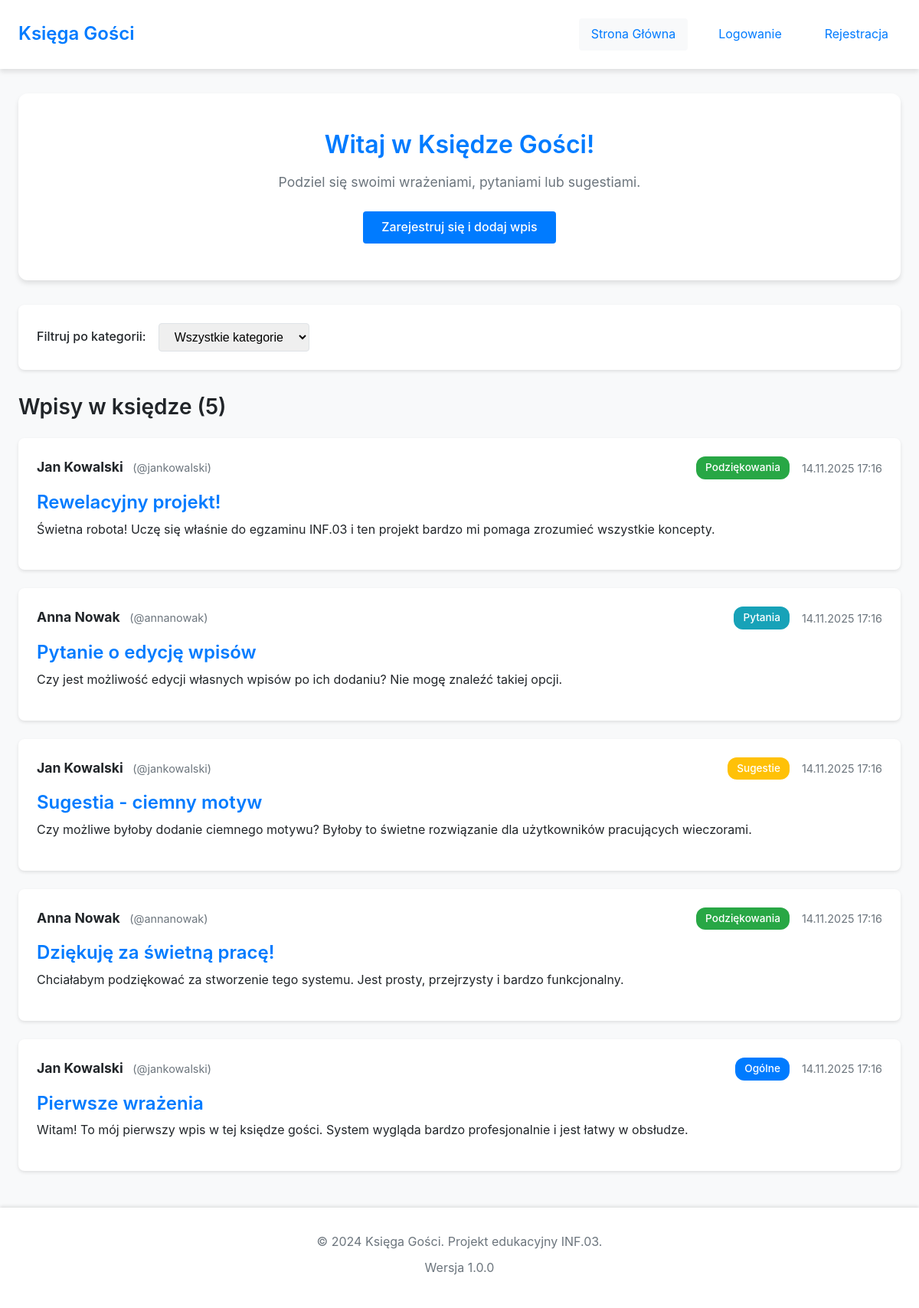
The page / on the database its author committed.
### tables this page shows
CREATE TABLE entries (
    id INT AUTO_INCREMENT PRIMARY KEY,
    user_id INT NOT NULL,
    category_id INT NULL,
    title VARCHAR(200) NOT NULL,
    content TEXT NOT NULL,
    created_at TIMESTAMP DEFAULT CURRENT_TIMESTAMP,
    updated_at TIMESTAMP NULL ON UPDATE CURRENT_TIMESTAMP,
    is_approved BOOLEAN DEFAULT TRUE,
    ip_address VARCHAR(45),
    FOREIGN KEY (user_id) REFERENCES users(id) ON DELETE CASCADE,
    FOREIGN KEY (category_id) REFERENCES categories(id) ON DELETE SET NULL,
    INDEX idx_user_id (user_id),
    INDEX idx_category_id (category_id),
    INDEX idx_created_at (created_at),
    INDEX idx_approved (is_approved)
);

CREATE TABLE users (
    id INT AUTO_INCREMENT PRIMARY KEY,
    username VARCHAR(50) NOT NULL UNIQUE,
    email VARCHAR(100) NOT NULL UNIQUE,
    password_hash VARCHAR(255) NOT NULL,
    full_name VARCHAR(100) NOT NULL,
    role ENUM('user', 'moderator', 'admin') DEFAULT 'user',
    created_at TIMESTAMP DEFAULT CURRENT_TIMESTAMP,
    last_login TIMESTAMP NULL,
    is_active BOOLEAN DEFAULT TRUE,
    INDEX idx_username (username),
    INDEX idx_email (email)
);

CREATE TABLE categories (
    id INT AUTO_INCREMENT PRIMARY KEY,
    name VARCHAR(50) NOT NULL UNIQUE,
    description TEXT,
    color VARCHAR(7) DEFAULT '#007bff',
    created_at TIMESTAMP DEFAULT CURRENT_TIMESTAMP,
    INDEX idx_name (name)
);

### php/functions.php (called while the page is built, shortened)
<?php
function escapeHTML($text) {
    return htmlspecialchars($text, ENT_QUOTES, 'UTF-8');
}
function isLoggedIn() {
    return isset($_SESSION['user_id']) && isset($_SESSION['username']);
}
function formatDate($date, $format = 'd.m.Y H:i') {
    return date($format, strtotime($date));
}

### index.php (the view, shortened to what this page needs)
<?php
require_once 'php/functions.php';
$db = getDB();
$page = isset($_GET['page']) ? (int)$_GET['page'] : 1;
$category_filter = isset($_GET['category']) ? (int)$_GET['category'] : 0;
$offset = ($page - 1) * ENTRIES_PER_PAGE;
$sql = "SELECT e.*, u.username, u.full_name, c.name AS category_name, c.color AS category_color
        FROM entries e
        INNER JOIN users u ON e.user_id = u.id
        LEFT JOIN categories c ON e.category_id = c.id
        WHERE e.is_approved = 1";
$sql .= " ORDER BY e.created_at DESC LIMIT :limit OFFSET :offset";
$stmt = $db->prepare($sql);
$stmt->bindValue(':limit', ENTRIES_PER_PAGE, PDO::PARAM_INT);
$stmt->bindValue(':offset', $offset, PDO::PARAM_INT);
$stmt->execute();
$entries = $stmt->fetchAll();
$count_sql = "SELECT COUNT(*) FROM entries WHERE is_approved = 1";
if ($category_filter > 0) {
    $count_sql .= " AND category_id = :category_id";
    $count_stmt = $db->prepare($count_sql);
    $count_stmt->bindValue(':category_id', $category_filter, PDO::PARAM_INT);
    $count_stmt->execute();
    $total_entries = $count_stmt->fetchColumn();
} else {
    $total_entries = $db->query($count_sql)->fetchColumn();
}
?>
<!DOCTYPE html>
<html lang="pl">
<head>
    <link rel="stylesheet" href="css/style.css">
</head>
<body>
    <nav class="navbar">
        <div class="container">
            <div class="nav-brand">
                <h1><?php echo APP_NAME; ?></h1>
            </div>
            <div class="nav-menu">
                <a href="index.php" class="nav-link active">Strona Główna</a>
                <?php if (isLoggedIn()): ?>
                    <a href="pages/dashboard.php" class="nav-link">Panel użytkownika</a>
                    <a href="pages/add-entry.php" class="nav-link">Dodaj wpis</a>
                    <a href="php/logout.php" class="nav-link">Wyloguj (<?php echo escapeHTML($_SESSION['username']); ?>)</a>
                <?php else: ?>
                    <a href="pages/login.php" class="nav-link">Logowanie</a>
                    <a href="pages/register.php" class="nav-link">Rejestracja</a>
                <?php endif; ?>
            </div>
        </div>
    </nav>
    <main class="container">
        <section class="hero">
            <h2>Witaj w Księdze Gości!</h2>
            <p>Podziel się swoimi wrażeniami, pytaniami lub sugestiami.</p>
            <?php if (!isLoggedIn()): ?>
                <a href="pages/register.php" class="btn btn-primary">Zarejestruj się i dodaj wpis</a>
            <?php else: ?>
                <a href="pages/add-entry.php" class="btn btn-primary">Dodaj nowy wpis</a>
            <?php endif; ?>
        </section>
        <section class="filters">
            <form method="GET" action="index.php" class="filter-form">
                <label for="category">Filtruj po kategorii:</label>
                <select name="category" id="category" onchange="this.form.submit()">
                    <option value="0">Wszystkie kategorie</option>
                </select>
            </form>
        </section>
        <section class="entries">
            <h3>Wpisy w księdze (<?php echo $total_entries; ?>)</h3>
            <?php if (empty($entries)): ?>
                <div class="no-entries">
                    <p>Brak wpisów do wyświetlenia.</p>
                    <?php if (isLoggedIn()): ?>
                        <a href="pages/add-entry.php" class="btn btn-secondary">Dodaj pierwszy wpis!</a>
                    <?php endif; ?>
                </div>
            <?php else: ?>
                <?php foreach ($entries as $entry): ?>
                    <article class="entry-card">
                        <div class="entry-header">
                            <div class="entry-author">
                                <strong><?php echo escapeHTML($entry['full_name']); ?></strong>
                                <span class="entry-username">(@<?php echo escapeHTML($entry['username']); ?>)</span>
                            </div>
                            <div class="entry-meta">
                                <?php if ($entry['category_name']): ?>
                                    <span class="badge" style="background-color: <?php echo escapeHTML($entry['category_color']); ?>">
                                        <?php echo escapeHTML($entry['category_name']); ?>
                                    </span>
                                <?php endif; ?>
                                <span class="entry-date"><?php echo formatDate($entry['created_at']); ?></span>
                            </div>
                        </div>
                        <div class="entry-body">
                            <h4 class="entry-title"><?php echo escapeHTML($entry['title']); ?></h4>
                            <p class="entry-content"><?php echo nl2br(escapeHTML($entry['content'])); ?></p>
                        </div>
                    </article>
                <?php endforeach; ?>
            <?php endif; ?>
        </section>
    </main>
    <footer class="footer">
        <div class="container">
            <p>&copy; 2024 <?php echo APP_NAME; ?>. Projekt edukacyjny INF.03.</p>
            <p>Wersja <?php echo APP_VERSION; ?></p>
        </div>
    </footer>
</body>
</html>

### css/style.css (style rules this page uses)
* { margin: 0; padding: 0; box-sizing: border-box; }
:root { --primary-color: #007bff; --primary-dark: #0056b3; --secondary-color: #6c757d; --success-color: #28a745; --danger-color: #dc3545; --warning-color: #ffc107; --info-color: #17a2b8; --bg-color: #f8f9fa; --text-color: #212529; --text-muted: #6c757d; --border-color: #dee2e6; --white: #ffffff; --shadow-sm: 0 2px 4px rgba(0,0,0,0.1); --shadow-md: 0 4px 6px rgba(0,0,0,0.1); --shadow-lg: 0 10px 15px rgba(0,0,0,0.1); --radius-sm: 4px; --radius-md: 8px; --radius-lg: 12px; --spacing-xs: 0.5rem; --spacing-sm: 1rem; --spacing-md: 1.5rem; --spacing-lg: 2rem; --spacing-xl: 3rem; }
body { font-family: -apple-system, BlinkMacSystemFont, 'Segoe UI', Roboto, 'Helvetica Neue', Arial, sans-serif; font-size: 16px; line-height: 1.6; color: var(--text-color); background-color: var(--bg-color); }
h1, h2, h3, h4, h5, h6 { margin-bottom: var(--spacing-sm); font-weight: 600; line-height: 1.2; }
h1 { font-size: 2.5rem; }
h2 { font-size: 2rem; }
h3 { font-size: 1.75rem; }
h4 { font-size: 1.5rem; }
p { margin-bottom: var(--spacing-sm); }
a { color: var(--primary-color); text-decoration: none; transition: color 0.3s ease; }
.container { max-width: 1200px; margin: 0 auto; padding: 0 var(--spacing-md); }
.navbar { background-color: var(--white); box-shadow: var(--shadow-md); padding: var(--spacing-md) 0; margin-bottom: var(--spacing-lg); position: sticky; top: 0; z-index: 1000; }
.navbar .container { display: flex; justify-content: space-between; align-items: center; }
.nav-brand h1 { font-size: 1.5rem; color: var(--primary-color); margin: 0; }
.nav-menu { display: flex; gap: var(--spacing-md); align-items: center; }
.nav-link { padding: var(--spacing-xs) var(--spacing-sm); border-radius: var(--radius-sm); transition: background-color 0.3s ease; }
.nav-link:hover, .nav-link.active { background-color: var(--bg-color); color: var(--primary-color); }
.btn { display: inline-block; padding: var(--spacing-xs) var(--spacing-md); font-size: 1rem; font-weight: 500; text-align: center; border: none; border-radius: var(--radius-sm); cursor: pointer; transition: all 0.3s ease; text-decoration: none; }
.btn-primary { background-color: var(--primary-color); color: var(--white); }
.hero { background-color: var(--white); padding: var(--spacing-xl); border-radius: var(--radius-lg); text-align: center; box-shadow: var(--shadow-md); margin-bottom: var(--spacing-lg); }
.hero h2 { color: var(--primary-color); margin-bottom: var(--spacing-sm); }
.hero p { color: var(--text-muted); font-size: 1.1rem; margin-bottom: var(--spacing-md); }
.filters { background-color: var(--white); padding: var(--spacing-md); border-radius: var(--radius-md); box-shadow: var(--shadow-sm); margin-bottom: var(--spacing-lg); }
.filter-form { display: flex; align-items: center; gap: var(--spacing-sm); }
.filter-form label { font-weight: 500; }
.filter-form select { padding: var(--spacing-xs) var(--spacing-sm); border: 1px solid var(--border-color); border-radius: var(--radius-sm); font-size: 1rem; }
.entries h3 { margin-bottom: var(--spacing-md); color: var(--text-color); }
.entry-card { background-color: var(--white); padding: var(--spacing-md); border-radius: var(--radius-md); box-shadow: var(--shadow-sm); margin-bottom: var(--spacing-md); transition: box-shadow 0.3s ease; }
.entry-header { display: flex; justify-content: space-between; align-items: flex-start; margin-bottom: var(--spacing-sm); flex-wrap: wrap; gap: var(--spacing-sm); }
.entry-author strong { color: var(--text-color); font-size: 1.1rem; }
.entry-username { color: var(--text-muted); font-size: 0.9rem; margin-left: var(--spacing-xs); }
.entry-meta { display: flex; align-items: center; gap: var(--spacing-sm); }
.badge { display: inline-block; padding: 0.25rem 0.75rem; font-size: 0.85rem; font-weight: 500; color: var(--white); border-radius: var(--radius-lg); }
.entry-date { color: var(--text-muted); font-size: 0.9rem; }
.entry-title { color: var(--primary-color); margin-bottom: var(--spacing-xs); }
.entry-content { color: var(--text-color); line-height: 1.6; }
.footer { background-color: var(--white); padding: var(--spacing-lg) 0; margin-top: var(--spacing-xl); text-align: center; box-shadow: 0 -2px 4px rgba(0,0,0,0.1); }
.footer p { color: var(--text-muted); margin-bottom: var(--spacing-xs); }

### rows shown on the page
entries: user.full_name "Jan Kowalski", user.username "jankowalski", category.name "Podziękowania", created_at "14.11.2025 17:16", title "Rewelacyjny projekt!", content "Świetna robota! Uczę się właśnie do egzaminu INF.03 i ten projekt bardzo mi pomaga zrozumieć wszystkie koncepty."
entries: user.full_name "Anna Nowak", user.username "annanowak", category.name "Pytania", created_at "14.11.2025 17:16", title "Pytanie o edycję wpisów", content "Czy jest możliwość edycji własnych wpisów po ich dodaniu? Nie mogę znaleźć takiej opcji."
entries: user.full_name "Jan Kowalski", user.username "jankowalski", category.name "Sugestie", created_at "14.11.2025 17:16", title "Sugestia - ciemny motyw", content "Czy możliwe byłoby dodanie ciemnego motywu? Byłoby to świetne rozwiązanie dla użytkowników pracujących wieczorami."
entries: user.full_name "Anna Nowak", user.username "annanowak", category.name "Podziękowania", created_at "14.11.2025 17:16", title "Dziękuję za świetną pracę!", content "Chciałabym podziękować za stworzenie tego systemu. Jest prosty, przejrzysty i bardzo funkcjonalny."
entries: user.full_name "Jan Kowalski", user.username "jankowalski", category.name "Ogólne", created_at "14.11.2025 17:16", title "Pierwsze wrażenia", content "Witam! To mój pierwszy wpis w tej księdze gości. System wygląda bardzo profesjonalnie i jest łatwy w obsłudze."

### other values the page prints
APP_NAME "Księga Gości"
$total_entries "5"
APP_VERSION "1.0.0"
